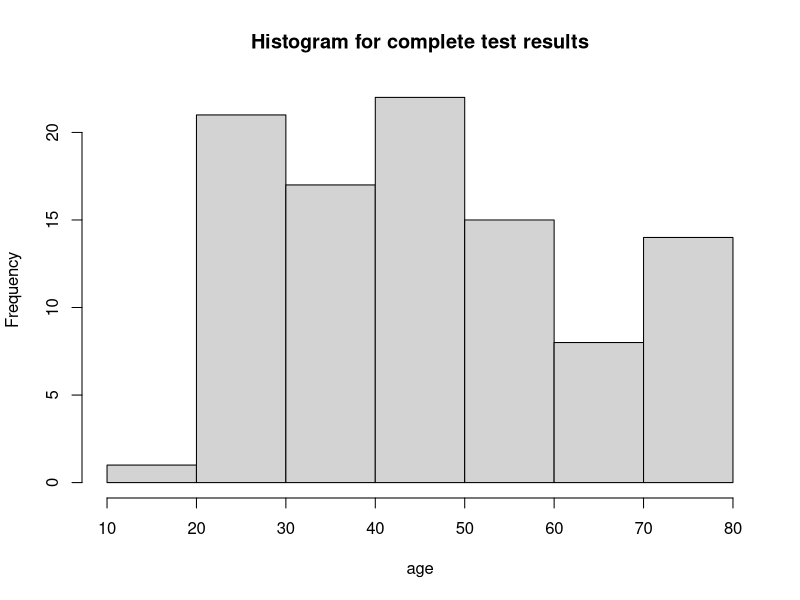
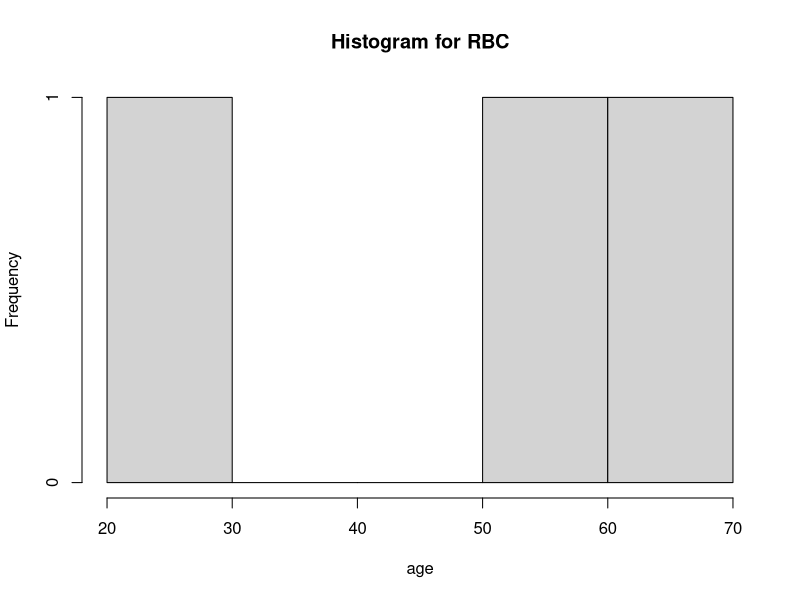
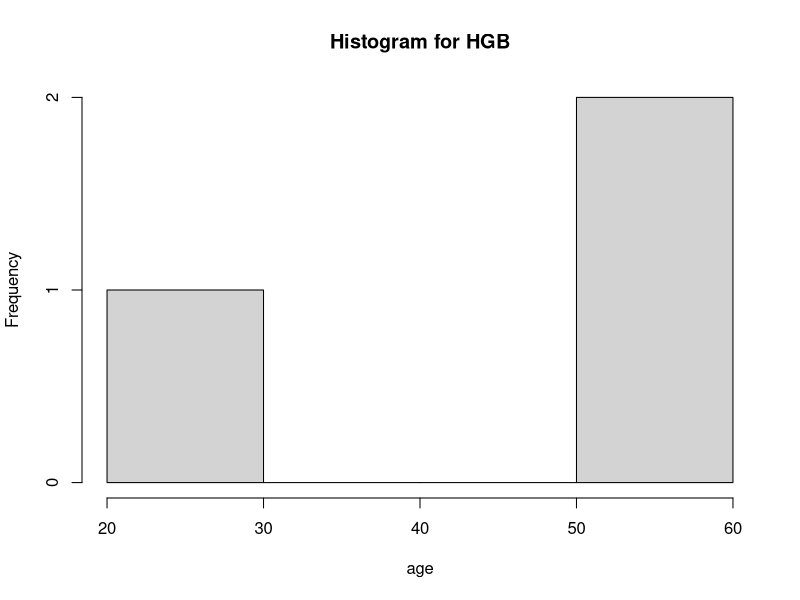
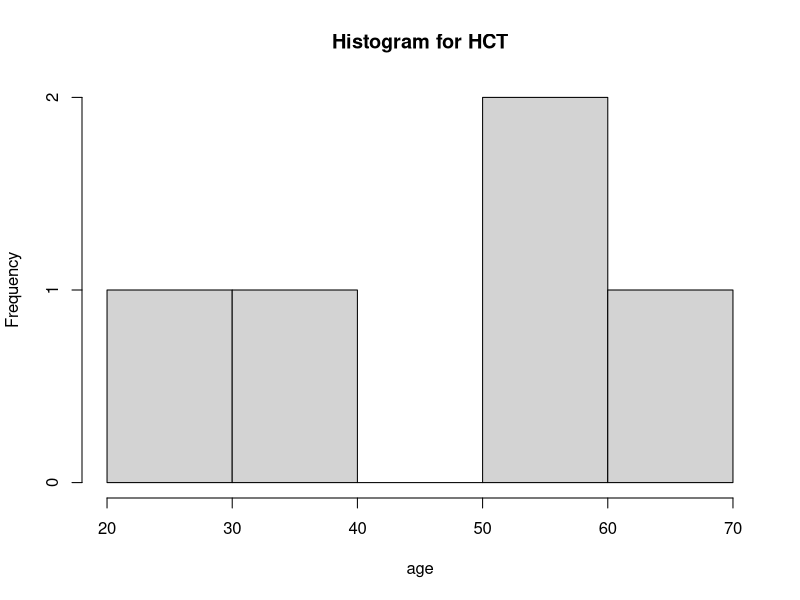
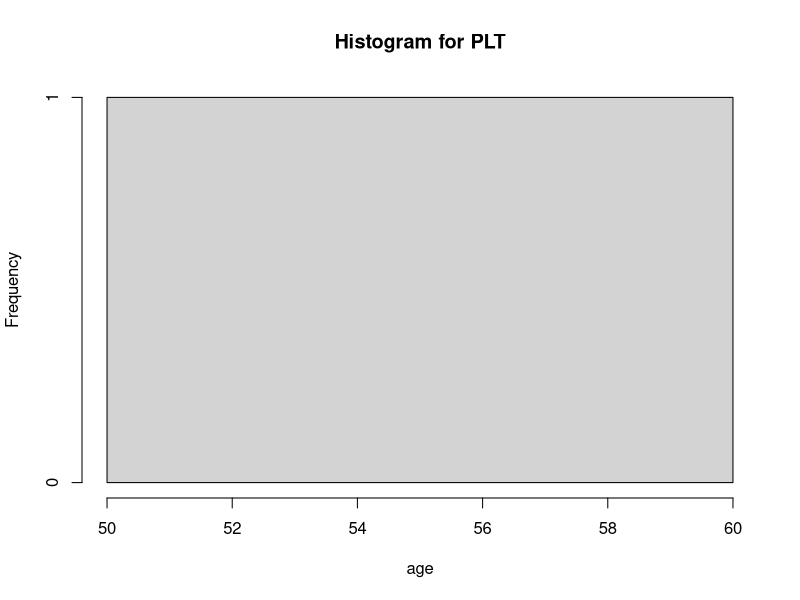
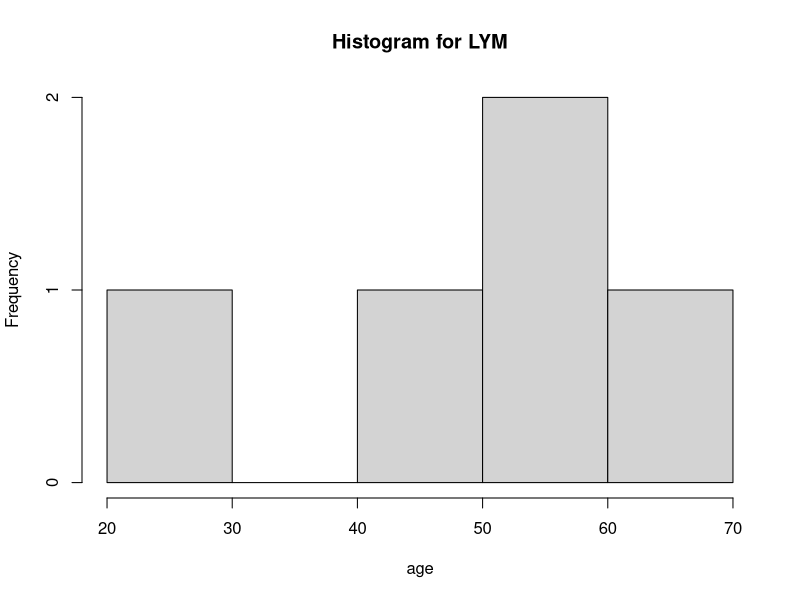

Source code (R) for these figures, in order:
library(dplyr)
rowData =
  read.csv(file = "test_results.csv")

analysisTypes = colnames(rowData[, 4:10])

completeTestResults = rowData %>%
  filter_at(vars(all_of(analysisTypes)), all_vars(!is.na(.)))

# Statistics
getmode = function(v) {
  uniqv = unique(v)
  uniqv[which.max(tabulate(match(v, uniqv)))]
}

getStatistics = function(rowData,
                         analysisType,
                         statisticsFileName = "statistics.txt") {
  data = rowData[which(is.na(rowData[[analysisType]])),]
  
  if (nrow(data) > 0) {
    resultStr = paste("*********************", "\n", sep = "")
    resultStr = paste(resultStr, "Statistics for ", analysisType, "\n", sep = "")
    cat(resultStr, file = statisticsFileName, append = TRUE)
    resultStr = ""
    genderStatistics = as.data.frame(table(data$gender))
    colnames(genderStatistics) = c("Gender", "Frequency")
    write.table(
      genderStatistics,
      file = statisticsFileName,
      append = TRUE,
      quote = FALSE,
      row.names = FALSE,
      col.names = TRUE,
      sep = "\t"
    )
    resultStr = paste(resultStr, "Median of age: ", median(data$age), "\n", sep = "")
    resultStr = paste(resultStr, "Mode of age: ", getmode(data$age), "\n", sep = "")
    # Append Results To Text File
    cat(resultStr, file = statisticsFileName, append = TRUE)
    # Disease Statistics
    typeTable = as.data.frame(table(data$Type))
    colnames(typeTable) = c("Type", "Frequency")
    # Append Disease Statistics To Text File
    write.table(
      typeTable,
      file = statisticsFileName,
      append = TRUE,
      quote = FALSE,
      row.names = FALSE,
      col.names = TRUE,
      sep = "\t"
    )
  }
}

statisticsFileName = "statistics.txt"
if (file.exists(statisticsFileName)) {
  file.remove(statisticsFileName)
}

for (analysisType in analysisTypes) {
  getStatistics(rowData, analysisType)
}

# Plots
drawHist = function(rowData, analysisType) {
  data = rowData[which(is.na(rowData[[analysisType]])),]
  if (nrow(data) > 0) {
    hist(data$age,
         main = paste("Histogram for", analysisType),
         xlab = "age")
  }
}

pdf("plots.pdf")
hist(completeTestResults$age, main = "Histogram for complete test results", xlab = "age")
for (analysisType in analysisTypes) {
  drawHist(rowData, analysisType)
}

dev.off()

# Filled Data
fillData = function(rowData, analysisType) {
  filledData = data.frame(rowData)
  for (i in row.names(rowData[which(is.na(rowData[[analysisType]])),])) {
    sampleData = rowData[which(
      !is.na(rowData[[analysisType]]) &
        abs(rowData$age - rowData[i,]$age) <= 5 &
        rowData$gender == rowData[i, ]$gender &
        rowData$Type == rowData[i, ]$Type
    ), ]
    if (nrow(sampleData) > 0) {
      filledData[i, ][[analysisType]] = median(sampleData[[analysisType]])
    }
  }
  
  return(filledData)
}

filledData = data.frame(rowData)
for (analysisType in analysisTypes) {
  filledData = data.frame(fillData(filledData, analysisType))
}

write.csv(filledData,
          "filled_test_results.csv",
          row.names = FALSE)